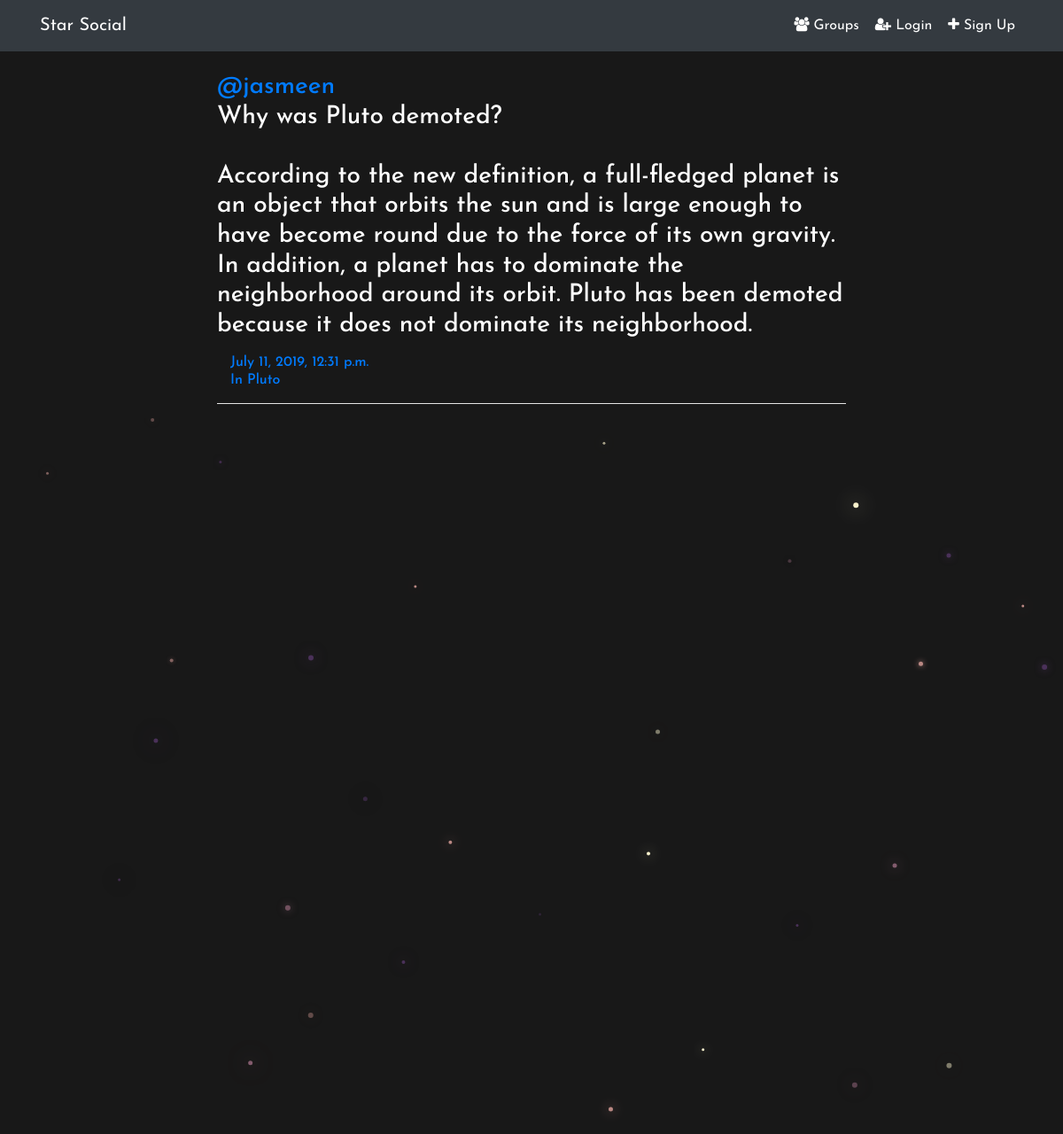
Screenshot of /posts/by/jasmeen/11/ with the database file from the repository.
### posts/models.py (models this page shows, shortened)
class Post(models.Model):
    user = models.ForeignKey(User,on_delete=models.CASCADE,related_name='posts')
    created_at = models.DateTimeField(auto_now=True)
    message = models.TextField()
    message_html = models.TextField(editable=False)
    group = models.ForeignKey(Group,on_delete=models.CASCADE,related_name='posts',null=True,blank=True)
    class Meta:
        ordering=['-created_at']
        unique_together=['user','message']

### groups/models.py (models this page shows, shortened)
class Group(models.Model):
    name = models.CharField(max_length=150,unique=True)
    slug = models.SlugField(allow_unicode=True,unique=True)
    description = models.TextField(blank=True,default='')
    description_html = models.TextField(editable=False, default='', blank=True)
    members = models.ManyToManyField(User,through="GroupMembers")
    class Meta:
        ordering=['name']

### posts/views.py (the view)
# urls.py: path('by/<username>/<int:pk>/',views.PostDetail.as_view(),name='detail'),
class PostDetail(SelectRelatedMixin,generic.DetailView):
    model = Post
    select_related = ('user','group')
    def get_queryset(self):
        queryset = super().get_queryset()
        return queryset.filter(
                    user__username__iexact = self.kwargs.get('username')
        )

### posts/templates/posts/post_detail.html
{% extends 'posts/post_base.html' %}
  {% block pre_body %}
    <div class="col-md-2">
    </div>
  {% endblock %}
  {% block body %}
    <div class="col-md-8">
      {% include 'posts/_post.html' %}
    </div>
  {% endblock %}

### posts/templates/posts/_post.html (shortened to what this page needs)
<br>
  <div class="main_content">
    <h3>
      <a href="{% url 'posts:for_user' username=post.user.username %}">@{{post.user.username}}</a>
      {{post.message_html|safe}}
    </h3>
      <div class="container">
        <h6>
          <time><a href="{% url 'posts:detail' username=post.user.username pk=post.pk %}">{{post.created_at}}</a></time>
          <br>
          {% if post.group %}
            <a href="{% url 'groups:detail' slug=post.group.slug %}">In {{post.group.name}}</a>
          {% endif %}
        </h6>
    </div>
    <hr>
  </div>

### static/simplesocial/master.css (style rules this page uses)
html, body { height: 100%; width: 100%; margin:0; overflow: hidden; }
body { background-color: rgb(24, 24, 24); font-family: 'Josefin Sans', sans-serif; color:white; }
hr { background-color: white; }

### rows the page displays
Post: user.username "jasmeen", message_html "Why was Pluto demoted? According to the new definition, a full-fledged planet is an object that orbits the sun and is large enough to have become round due to the force of its own gravity. In addition, a planet has to dominate the neighborhood around its orbit. Pluto has been demoted because it does not dominate its neighborhood.", created_at "July 11, 2019, 12:31 p.m.", group.name "Pluto"
